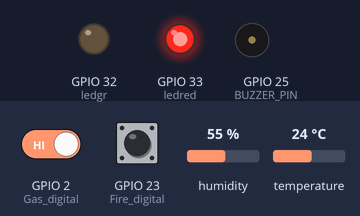
A program run on a simulated ESP32. On the bench: output pins drawn as LEDs (lit = HIGH), buzzer (waves = sounding). The test bench sets the inputs (shaded band); at power-on: GPIO 2 (Gas_digital) HIGH, GPIO 23 (Fire_digital) HIGH, humidity 55 %, temperature 24 °C. WiFi joins after 1.5 s; servers stay silent unless stated; what the program prints to the serial monitor is not drawn.

Above: at 0.1 s.
At 3.2 s:
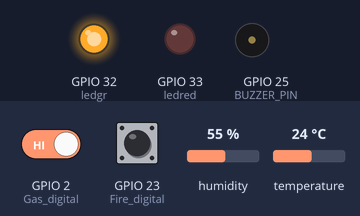
3.3 s: GPIO 2 (Gas_digital) driven LOW
At 4.1 s:
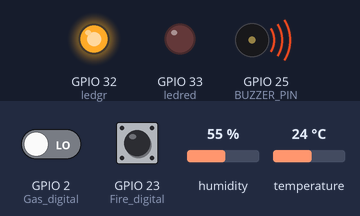
Timing chart, 0 to 12.4 s (numbered marks = the images above; inputs shaded):
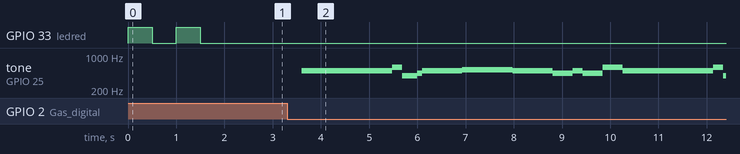

Measured:
- after the input at 3.3 s, tone on GPIO 25 (BUZZER_PIN): plays 493 Hz for 1.9 s, 587 Hz for 0.21 s, 391 Hz for 0.31 s, 440 Hz for 0.10 s, 493 Hz for 0.83 s, 523 Hz for 1.0 s … (14 notes in this stretch), starting after 0.30 s

The program:

main.cpp
```cpp
// DATN_LTN_TDH57
// Canh báo chay cho nha cao tang

//Khai bao thu vien
#include <Arduino.h>
#include <Tone32.h>
#include<WiFi.h>
#include <WiFiUdp.h>
#include <FirebaseESP32.h>
#include "main.h"

//
#include <Wire.h>
#define FIREBASE_HOST "vann-53570.firebaseio.com" // ten host cua firebase
#define FIREBASE_AUTH "LC6fDYVqNO7VVBfoymADdWtLZVl6jr6WVJxhONrF" // ma
#define WIFI_SSID "Joy"
#define WIFI_PASSWORD "012345678"
FirebaseData firebaseData; // firebase datbase

// Adafruit_SSD1306 display(SCREEN_WIDTH, SCREEN_HEIGHT, &Wire, -1);

// dth11
// #include<DHT.h>
// // #define DHTPIN 0
// #define DHTTYPE DHT11   // DHT 11
// DHT dht(DHTPIN, DHTTYPE);

//timer
const unsigned long even = 100;
unsigned long pretime = 0;
unsigned long pretime1 = 0;
unsigned long pretime2 = 0;


//buzzer
#define BUZZER_PIN 25
#define BUZZER_CHANNEL 0
// Khai bao chan
// khai bao chan cam bien
int Gas_analog = 15;
int Gas_digital = 2;
int Fire_analog = 4;
int Fire_digital = 23;
//Khai bao ngoai vi
int ledred = 33;
int ledgr = 32;

#include <dht_nonblocking.h>

#define DHT_SENSOR_TYPE DHT_TYPE_11
static const int DHT_SENSOR_PIN = 5;

DHT_nonblocking dht_sensor( DHT_SENSOR_PIN, DHT_SENSOR_TYPE );


// setup
void setup()
{
  Serial.begin(9600);
  pinMode(ledgr,OUTPUT);
  pinMode(ledred,OUTPUT);

  // dht.begin();

  WiFi.begin(WIFI_SSID ,WIFI_PASSWORD);

  while ( WiFi.status() != WL_CONNECTED ) {
    digitalWrite(ledred,HIGH);
    delay ( 500 );
    digitalWrite(ledred,LOW);
    delay ( 500 );
    Serial.print ( "." );
  }
  digitalWrite(ledgr,HIGH);
  Firebase.begin(FIREBASE_HOST, FIREBASE_AUTH);


}

static bool measure_environment( float *temperature, float *humidity )
{
  static unsigned long measurement_timestamp = millis( );

  if( millis( ) - measurement_timestamp > 1000 )
  {
    if( dht_sensor.measure( temperature, humidity ) == true )
    {
      measurement_timestamp = millis( );
      return( true );
    }
  }
  return( false );
}


// ham doc khi ga
void Gas(void)
{
  // int gas = analogRead(Gas_analog);
  int gas_digital = digitalRead(Gas_digital);
  Firebase.setInt(firebaseData,"Floors1/G",gas_digital);
  // Serial.print("Khi gas: ");
  // Serial.println(gas);
  Serial.print("Gas Class: ");
  Serial.print(gas_digital);
  Serial.println("");

   if (gas_digital==0)

  {

    buzzer();

  }


}

void Fire(){

  //  int fire_analog = analogRead(Fire_analog);
   int fire_digital = digitalRead(Fire_digital);
  Firebase.setInt(firebaseData,"Floors1/F",fire_digital);
  // Serial.print("Fire: ");
  // Serial.println(fire_analog);
  Serial.print("Fire Class: ");
  Serial.print(fire_digital);
 Serial.println("");

  if (fire_digital == 0)

  {

    buzzer();

  }


}
// void dth11(){
//   float h = dht.readHumidity();
//   float t = dht.readTemperature();
//   Firebase.setFloat(firebaseData,"Floors1/T",t);
//   Firebase.setFloat(firebaseData,"Floors1/H",h);

//   Serial.print("Nhiet do: ");
//   Serial.println(t);
//   Serial.print("Do am: ");
//   Serial.println(h);

// }


//vong lap
void loop()
{
  float temperature;
  float humidity;
  if( measure_environment( &temperature, &humidity ) == true )
  {

    Serial.print( "Temperature = " );
    Serial.print( temperature, 1 );
     Firebase.setFloat(firebaseData,"Floors1/T",temperature);
    Serial.print( " *C,tHumidity = " );
    Serial.print( humidity, 1 );
    Serial.println( "%" );
     Firebase.setFloat(firebaseData,"Floors1/H",humidity);
      Fire();
    Gas();

  }


}


    
```

main.h
```cpp
#include<Arduino.h>
#define BUZZER_PIN 25
// #include "ESP32_MailClient.h"
// #define emailSenderAccount    "aesp5286@gmail.com"
// #define emailSenderPassword   "123456@@"
// #define emailRecipient        "taminh39@gmail.com"
// #define smtpServer            "smtp.gmail.com"
// #define smtpServerPort        465
// #define emailSubject          "ESP32"
// SMTPData smtpData;
void buzzer(){
    // tone(BUZZER_PIN,4058,125,0);
    // tone(BUZZER_PIN,4058,250,0);
    // tone(BUZZER_PIN,4058,125,0);
    // tone(BUZZER_PIN,4058,125,0);
    // tone(BUZZER_PIN,4058,250,0);
    // tone(BUZZER_PIN,4058,125,0);
    // tone(BUZZER_PIN,4058,125,0);
    // tone(BUZZER_PIN,4058,250,0);
    // tone(BUZZER_PIN,4058,125,0);
    // tone(BUZZER_PIN,4058,125,0);
    // tone(BUZZER_PIN,4058,250,0);
    // tone(BUZZER_PIN,4058,125,0);
    // tone(BUZZER_PIN,4058,125,0);
    // tone(BUZZER_PIN,4058,250,0);
    // tone(BUZZER_PIN,4058,125,0);
    // tone(BUZZER_PIN,4058,125,0);
    // tone(BUZZER_PIN,4058,250,0);
    // tone(BUZZER_PIN,4058,125,0);
    // tone(BUZZER_PIN,4058,125,0);
    // tone(BUZZER_PIN,4058,250,0);
    // tone(BUZZER_PIN,4058,125,0);
    // tone(BUZZER_PIN,4058,125,0);
    // tone(BUZZER_PIN,4058,250,0);
    // tone(BUZZER_PIN,4058,125,0);

    // tone(BUZZER_PIN, 391, 161.87025 ,0 );

    // tone(BUZZER_PIN, 440, 161.87025 ,0 );

    // tone(BUZZER_PIN, 391, 323.7405 ,0) ;

    // tone(BUZZER_PIN, 329, 323.7405 ,0) ;

    // tone(BUZZER_PIN, 523, 323.7405 ,0) ;

    // tone(BUZZER_PIN, 440, 323.7405 ,0) ;

    // tone(BUZZER_PIN, 391, 967.849203125 ,0);


    // tone(BUZZER_PIN, 391, 161.87025 ,0 );

    // tone(BUZZER_PIN, 440, 161.87025 ,0 );

    // tone(BUZZER_PIN, 391, 161.87025 ,0 );

    // tone(BUZZER_PIN, 440, 161.87025 ,0 );

    // tone(BUZZER_PIN, 391, 323.7405 ,0) ;

    // tone(BUZZER_PIN, 523, 323.7405 ,0) ;

    // tone(BUZZER_PIN, 493, 1294.962 ,0) ;

    // tone(BUZZER_PIN, 349, 161.87025 ,0 );

    // tone(BUZZER_PIN, 391, 161.87025 ,0 );

    // tone(BUZZER_PIN, 349, 323.7405 ,0) ;

    // tone(BUZZER_PIN, 293, 323.7405 ,0) ;

    // tone(BUZZER_PIN, 493, 323.7405 ,0) ;

    // tone(BUZZER_PIN, 440, 323.7405 ,0) ;

    // tone(BUZZER_PIN, 391, 967.849203125 ,0);


    // tone(BUZZER_PIN, 391, 161.87025 ,0 );

    // tone(BUZZER_PIN, 440, 161.87025 ,0 );

    // tone(BUZZER_PIN, 391, 161.87025 ,0 );

    // tone(BUZZER_PIN, 440, 161.87025 ,0 );

    // tone(BUZZER_PIN, 391, 323.7405 ,0) ;

    // tone(BUZZER_PIN, 440, 323.7405 ,0) ;

    // tone(BUZZER_PIN, 329, 1294.962 ,0) ;

    // tone(BUZZER_PIN, 391, 161.87025 ,0 );

    // tone(BUZZER_PIN, 440, 161.87025 ,0 );

    // tone(BUZZER_PIN, 391, 323.7405 ,0) ;

    // tone(BUZZER_PIN, 329, 323.7405 ,0) ;

    // tone(BUZZER_PIN, 523, 323.7405 ,0) ;

    // tone(BUZZER_PIN, 440, 323.7405 ,0) ;

    // tone(BUZZER_PIN, 391, 967.849203125 ,0);


    // tone(BUZZER_PIN, 391, 161.87025 ,0 );

    // tone(BUZZER_PIN, 440, 161.87025 ,0 );

    // tone(BUZZER_PIN, 391, 161.87025 ,0 );

    // tone(BUZZER_PIN, 440, 161.87025 ,0 );

    // tone(BUZZER_PIN, 391, 323.7405 ,0) ;

    // tone(BUZZER_PIN, 523, 323.7405 ,0) ;

    // tone(BUZZER_PIN, 493, 1294.962 ,0) ;

    // tone(BUZZER_PIN, 349, 161.87025 ,0 );

    // tone(BUZZER_PIN, 391, 161.87025 ,0 );

    // tone(BUZZER_PIN, 349, 323.7405 ,0) ;

    // tone(BUZZER_PIN, 293, 323.7405 ,0) ;

    // tone(BUZZER_PIN, 493, 323.7405 ,0) ;

    // tone(BUZZER_PIN, 440, 323.7405 ,0) ;

    // tone(BUZZER_PIN, 391, 967.849203125 ,0);


    // tone(BUZZER_PIN, 391, 161.87025 ,0 );

    // tone(BUZZER_PIN, 440, 161.87025 ,0 );

    // tone(BUZZER_PIN, 391, 161.87025 ,0 );

    // tone(BUZZER_PIN, 440, 161.87025 ,0 );

    // tone(BUZZER_PIN, 391, 323.7405 ,0) ;

    // tone(BUZZER_PIN, 587, 323.7405 ,0) ;

    // tone(BUZZER_PIN, 523, 1294.962 ,0) ;

    // tone(BUZZER_PIN, 440, 320.368203125 ,0);


    // tone(BUZZER_PIN, 440, 323.7405 ,0) ;

    // tone(BUZZER_PIN, 523, 323.7405 ,0) ;

    // tone(BUZZER_PIN, 440, 323.7405 ,0) ;

    // tone(BUZZER_PIN, 391, 323.7405 ,0) ;

    // tone(BUZZER_PIN, 329, 323.7405 ,0) ;

    // tone(BUZZER_PIN, 391, 647.481,0) ;

    // tone(BUZZER_PIN, 349, 323.7405 ,0) ;

    // tone(BUZZER_PIN, 440, 323.7405 ,0) ;

    // tone(BUZZER_PIN, 391, 323.7405 ,0) ;

    // tone(BUZZER_PIN, 349, 323.7405 ,0) ;

    // tone(BUZZER_PIN, 329, 1294.962 ,0) ;

    // tone(BUZZER_PIN, 293, 323.7405 ,0) ;

    // tone(BUZZER_PIN, 329, 323.7405 ,0) ;

    // tone(BUZZER_PIN, 391, 323.7405 ,0) ;

    // tone(BUZZER_PIN, 440, 323.7405 ,0) ;

    // tone(BUZZER_PIN, 493, 320.368203125 ,0);


    // tone(BUZZER_PIN, 493, 320.368203125 ,0);


    // tone(BUZZER_PIN, 493, 647.481,0) ;

    // tone(BUZZER_PIN, 523, 320.368203125 ,0);


    // tone(BUZZER_PIN, 523, 323.7405 ,0) ;

    // tone(BUZZER_PIN, 493, 323.7405 ,0) ;

    // tone(BUZZER_PIN, 440, 323.7405 ,0) ;

    // tone(BUZZER_PIN, 391, 323.7405 ,0) ;

    // tone(BUZZER_PIN, 349, 161.87025 ,0 );

    // tone(BUZZER_PIN, 293, 809.35125 ,0 );

    // tone(BUZZER_PIN, 391, 161.87025 ,0 );

    // tone(BUZZER_PIN, 440, 161.87025 ,0 );

    // tone(BUZZER_PIN, 391, 323.7405 ,0) ;

    // tone(BUZZER_PIN, 329, 323.7405 ,0) ;

    // tone(BUZZER_PIN, 523, 323.7405 ,0) ;

    // tone(BUZZER_PIN, 440, 323.7405 ,0) ;

    // tone(BUZZER_PIN, 391, 967.849203125 ,0);


    // tone(BUZZER_PIN, 391, 161.87025 ,0 );

    // tone(BUZZER_PIN, 440, 161.87025 ,0 );

    // tone(BUZZER_PIN, 391, 161.87025 ,0 );

    // tone(BUZZER_PIN, 440, 161.87025 ,0 );

    // tone(BUZZER_PIN, 391, 323.7405 ,0) ;

    // tone(BUZZER_PIN, 523, 323.7405 ,0) ;

    // tone(BUZZER_PIN, 493, 1294.962 ,0) ;

    // tone(BUZZER_PIN, 349, 161.87025 ,0 );

    // tone(BUZZER_PIN, 391, 161.87025 ,0 );

    // tone(BUZZER_PIN, 349, 323.7405 ,0) ;

    // tone(BUZZER_PIN, 293, 323.7405 ,0) ;

    // tone(BUZZER_PIN, 493, 323.7405 ,0) ;

    // tone(BUZZER_PIN, 440, 323.7405 ,0) ;

    // tone(BUZZER_PIN, 391, 967.849203125 ,0);


    // tone(BUZZER_PIN, 391, 161.87025 ,0 );

    // tone(BUZZER_PIN, 440, 161.87025 ,0 );

    // tone(BUZZER_PIN, 391, 161.87025 ,0 );

    // tone(BUZZER_PIN, 440, 161.87025 ,0 );

    // tone(BUZZER_PIN, 391, 323.7405 ,0) ;

    // tone(BUZZER_PIN, 587, 323.7405 ,0) ;

    // tone(BUZZER_PIN, 523, 971.2215 ,0) ;


///

    tone(BUZZER_PIN,493,208.33275,0);

    tone(BUZZER_PIN,493,208.33275,0);

    tone(BUZZER_PIN,493,416.6655,0);

    tone(BUZZER_PIN,493,208.33275,0);

    tone(BUZZER_PIN,493,208.33275,0);

    tone(BUZZER_PIN,493,416.6655,0);

    tone(BUZZER_PIN,493,208.33275,0);

    tone(BUZZER_PIN,587,208.33275,0);

    tone(BUZZER_PIN,391,312.49912,05);
     tone(BUZZER_PIN ,440,104.1663,0);

    tone(BUZZER_PIN,493,833.331,0);

    tone(BUZZER_PIN,523,208.33275,0);

    tone(BUZZER_PIN,523,208.33275,0);

    tone(BUZZER_PIN,523,312.49912,05);
     tone(BUZZER_PIN ,523,104.1663,0);

    tone(BUZZER_PIN,523,208.33275,0);

    tone(BUZZER_PIN,493,208.33275,0);

    tone(BUZZER_PIN,493,208.33275,0);

    tone(BUZZER_PIN,493,104.16637,05);

    tone(BUZZER_PIN,493,104.16637,05);

    tone(BUZZER_PIN,493,208.33275,0);

    tone(BUZZER_PIN,440,208.33275,0);

    tone(BUZZER_PIN,440,208.33275,0);

    tone(BUZZER_PIN,493,208.33275,0);

    tone(BUZZER_PIN,440,416.6655,0);

    tone(BUZZER_PIN,587,416.6655,0);

    tone(BUZZER_PIN,493,208.33275,0);

    tone(BUZZER_PIN,493,208.33275,0);

    tone(BUZZER_PIN,493,416.6655,0);

    tone(BUZZER_PIN,493,208.33275,0);

    tone(BUZZER_PIN,493,208.33275,0);

    tone(BUZZER_PIN,493,416.6655,0);

    tone(BUZZER_PIN,493,208.33275,0);

    tone(BUZZER_PIN,587,208.33275,0);

    tone(BUZZER_PIN,391,312.49912,05);
     tone(BUZZER_PIN ,440,104.1663,0);

    tone(BUZZER_PIN,493,833.331,0);

    tone(BUZZER_PIN,523,208.33275,0);

    tone(BUZZER_PIN,523,208.33275,0);

    tone(BUZZER_PIN,523,312.49912,05);
     tone(BUZZER_PIN ,523, 104.1663,0);

    tone(BUZZER_PIN,523,208.33275,0);

    tone(BUZZER_PIN,493,208.33275,0);

    tone(BUZZER_PIN,493,208.33275,0);

    tone(BUZZER_PIN,493,104.16637,05);

    tone(BUZZER_PIN,493,104.16637,05);

    tone(BUZZER_PIN,587,208.33275,0);

    tone(BUZZER_PIN,587,208.33275,0);

    tone(BUZZER_PIN,523,208.33275,0);

    tone(BUZZER_PIN,440,208.33275,0);

    tone(BUZZER_PIN,391,208.33275,0);

    tone(BUZZER_PIN,587,208.33275,0);

    tone(BUZZER_PIN,783,208.33275,0);

}
//   smtpData.setLogin(smtpServer, smtpServerPort, emailSenderAccount, emailSenderPassword);
//   smtpData.setSender("ESP32", emailSenderAccount);
//   smtpData.setPriority("High");
//   smtpData.setSubject(emailSubject);
//   smtpData.setMessage(email, true);
//   smtpData.addRecipient(emailRecipient);

//   if (!MailClient.sendMail(smtpData))
//     Serial.println("Error sending Email, " + MailClient.smtpErrorReason());

//   //Clear all data from Email object to free memory
//   smtpData.empty();
//   delay(5000);

//   }
```
